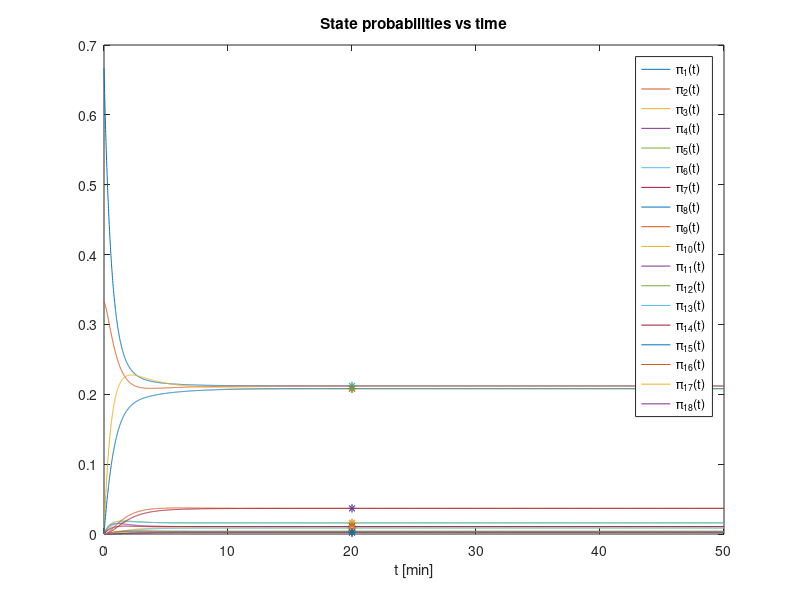

Here is the MATLAB script that generated this plot:
clear all % clears variables and functions from memory
close all % closes all open figures
clc % cleares the command window

% Parameters
% Poisson process with average 
% lap finish car 1 average
car1_lap_time = 1.5; %minutes
% lap finish car 2 average 
car2_lap_time = 1.5; %minutes
% pit finish average
pit_time = 0.4 %minutes
% need to pit for car 1 average
car1_pit_time = 15 %minutes
% need to pit for car 2 average
car2_pit_time = 15 %minutes

lambda_1 = 1/car1_lap_time; % [laps/min]
lambda_2 = 1/car2_lap_time; % [laps/min]
sigma = 1/pit_time; % [finish/min]
mu_1 = 1/car1_pit_time; % [pit_needed/min]
mu_2 = 1/car2_pit_time; % [pit_needed/min]
p = 1/3; %probability of car 1 starting ahead
pi0 = [ (1-p) p 0 0 0 0 0 0 0 0 0 0 0 0 0 0 0 0 ];
tstar = 20; % time of interest

% Transition rate matrix
Q = [-(lambda_1+lambda_2+mu_1+mu_2)	lambda_2	lambda_1	mu_1	mu_2	0	0	0	0	0	0	0	0	0	0	0	0	0;
     lambda_1	-(lambda_1+lambda_2+mu_1+mu_2)	0	0	0	mu_1	mu_2	lambda_2	0	0	0	0	0	0	0	0	0	0;
     lambda_2	0	-(lambda_2+mu_2)	0	0	0	0	0	mu_2	0	0	0	0	0	0	0	0	0;
     0	0	0	-(lambda_1+lambda_2)	0	lambda_2	0	0	0	0	0	0	0	0	0	lambda_1	0	0;
     0	0	0	0	-(lambda_1+lambda_2)	0	0	0	lambda_1	0	0	lambda_2	0	0	0	0	0	0;
     0	0	0	0	0	-(lambda_1+lambda_2)	0	0	0	0	lambda_1	0	0	lambda_2	0	0	0	0;
     0	0	0	0	lambda_1	0	-(lambda_1+lambda_2)	0	0	0	0	0	0	0	0	0	lambda_2	0;
     0	lambda_1	0	0	0	0	0	-(lambda_1+mu_1)	0	0	0	0	0	mu_1	0	0	0	0;
     0	0	0	0	0	0	0	0	-lambda_2	lambda_2	0	0	0	0	0	0	0	0;
     sigma	0	0	0	0	0	0	0	0	-(sigma+lambda_1)	0	0	0	0	lambda_1	0	0	0;
     sigma	0	0	0	0	0	0	0	0	0	-(sigma+lambda_2)	0	lambda_2	0	0	0	0	0;
     0	sigma	0	0	0	0	0	0	0	lambda_1	0	-(sigma+lambda_1)	0	0	0	0	0	0;
     0	sigma	0	0	0	0	0	0	0	0	0	0	-(sigma+lambda_2)	0	0	0	0	lambda_2;
     0	0	0	0	0	0	0	0	0	0	0	0	lambda_1	-lambda_1	0	0	0	0;
     0	0	sigma	0	0	0	0	0	0	0	0	0	0	0	-sigma	0	0	0;
     0	0	sigma	0	0	0	0	0	0	0	lambda_2	0	0	0	0	-(sigma+lambda_2)	0	0;
     0	0	0	0	0	0	0	sigma	0	0	0	lambda_1	0	0	0	0	-(sigma+lambda_1)	0;
     0	0	0	0	0	0	0	sigma	0	0	0	0	0	0	0	0	0	-sigma];

% State probabilities at time tstar
pi_tstar = pi0*expm(Q*tstar)
sum(pi_tstar)
% Plot of state probabilities vs time
T = 0:0.01:50;
PI = [];
for t = T
    PI = [ PI ; pi0*expm(Q*t) ];
end
figure
plot(T,PI,tstar,pi_tstar,'*')
title('State probabilities vs time')
xlabel('t [min]')
legend('\pi_1(t)','\pi_2(t)','\pi_3(t)','\pi_4(t)','\pi_5(t)',...
    '\pi_6(t)', '\pi_7(t)', '\pi_8(t)', '\pi_9(t)','\pi_1_0(t)',...
    '\pi_1_1(t)','\pi_1_2(t)','\pi_1_3(t)','\pi_1_4(t)','\pi_1_5(t)',...
    '\pi_1_6(t)','\pi_1_7(t)', '\pi_1_8(t)')
